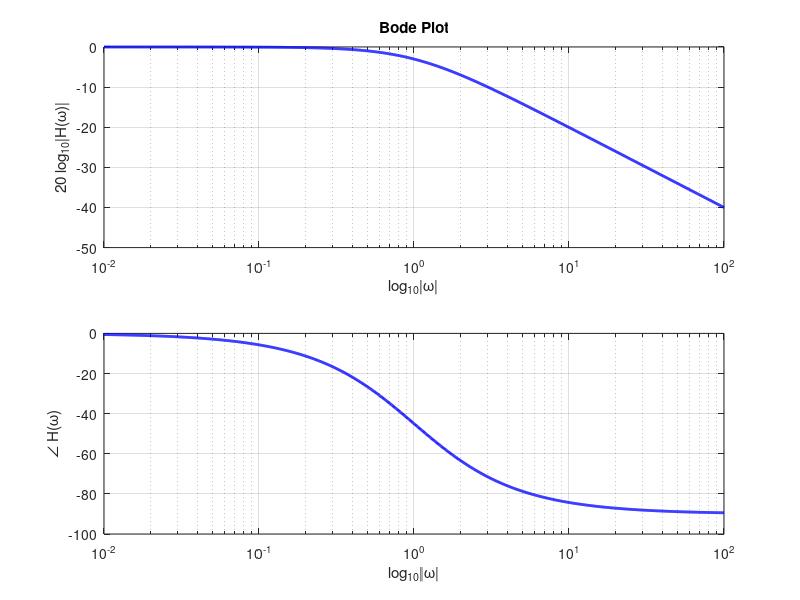

MATLAB code to generate this figure:
sys = tf(1,[1 1]);
[mag,phase,wout] = bode(sys);

figure(1), 
    subplot(2,1,1)
    semilogx(wout, 20*log10(squeeze(mag)), '-b', 'LineWidth',2)
    grid on
    ylabel('20 log_{10}|H(\omega)|')
    xlabel('log_{10}|\omega|')
    title('Bode Plot')

subplot(2,1,2)
    semilogx(wout, squeeze(phase), '-b', 'LineWidth',2)
    grid on 
    ylabel('\angle H(\omega)')
    xlabel('log_{10}|\omega|')
    